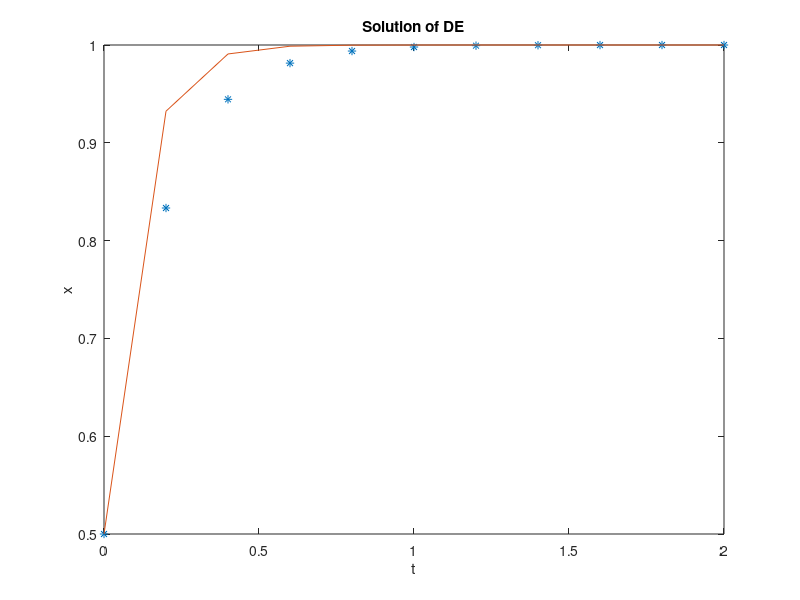

This figure's MATLAB source: (Note: this script raises an error after producing the figure.)
%% Backwards Euler DE Solver
clear all;
close all;
clc;
% input
f = @(t,y) 10-10*y;
deltat = 1/5;
tfinal = 2;
N = round(tfinal/deltat);
t(1) = 0; x(1) = 1/2;

% Backward Euler steps
for i=1:N
    t(i+1) = t(i)+deltat;
    x(i+1) = (x(i)+10*deltat)/(1+10*deltat);
end

% Output

plot(t,x,"*")
xlabel("t")
ylabel("x")
title("Solution of DE")

xexact = 1-1/2*exp(-10*t);
hold on 
plot(t,xexact)

% More output
t=t';
x=x';
xexact=xexact';
table(t,x,xexact)

% Error 
error = abs(x-xexact);